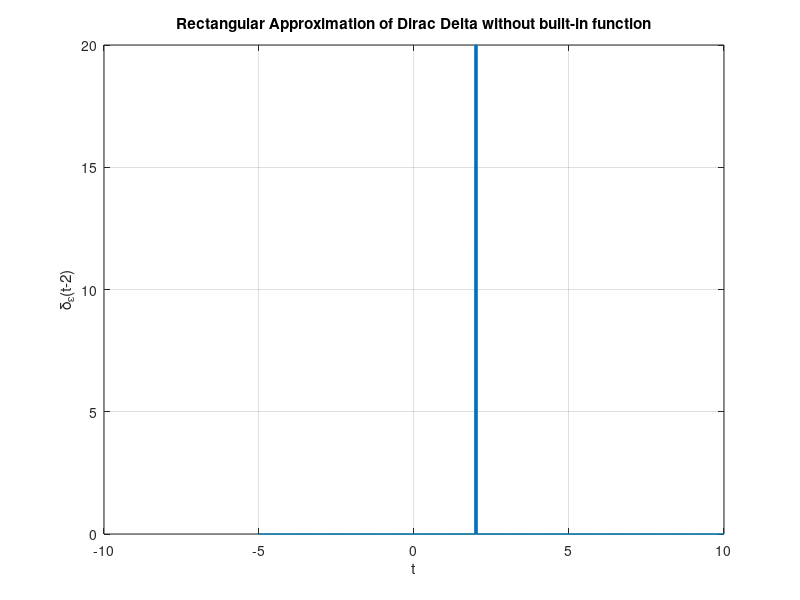

MATLAB code for this plot:
clc
clear

t = -5:0.001:10;
eps = 0.05;
d = zeros(size(t));
d(abs(t-2) < eps/2) = 1/eps;

plot(t,d,'LineWidth',1.5)
grid on
xlabel('t')
ylabel('\delta_\epsilon(t-2)')
title('Rectangular Approximation of Dirac Delta without built-in function')
